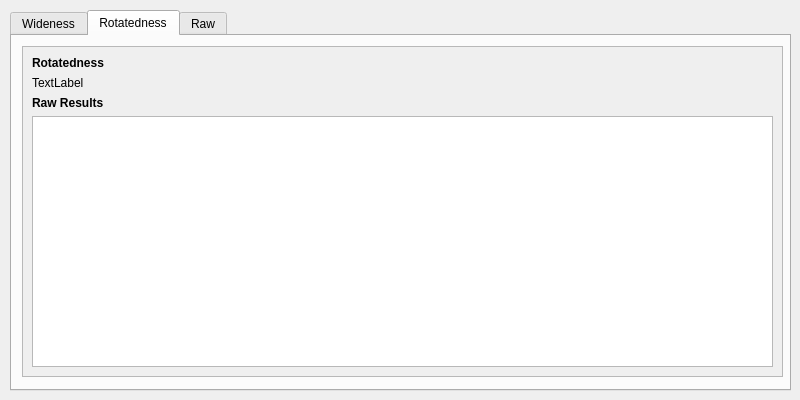
<?xml version="1.0" encoding="UTF-8"?>
<ui version="4.0">
 <class>ResultWindow</class>
 <widget class="QDialog" name="ResultWindow">
  <property name="geometry">
   <rect>
    <x>0</x>
    <y>0</y>
    <width>800</width>
    <height>400</height>
   </rect>
  </property>
  <property name="sizePolicy">
   <sizepolicy hsizetype="Expanding" vsizetype="Expanding">
    <horstretch>0</horstretch>
    <verstretch>0</verstretch>
   </sizepolicy>
  </property>
  <property name="minimumSize">
   <size>
    <width>720</width>
    <height>360</height>
   </size>
  </property>
  <property name="windowTitle">
   <string>Dialog</string>
  </property>
  <widget class="QTabWidget" name="tabWidget">
   <property name="geometry">
    <rect>
     <x>10</x>
     <y>10</y>
     <width>781</width>
     <height>381</height>
    </rect>
   </property>
   <property name="tabShape">
    <enum>QTabWidget::Rounded</enum>
   </property>
   <property name="currentIndex">
    <number>1</number>
   </property>
   <widget class="QWidget" name="tab">
    <attribute name="title">
     <string>Wideness</string>
    </attribute>
    <widget class="QWidget" name="horizontalLayoutWidget">
     <property name="geometry">
      <rect>
       <x>10</x>
       <y>10</y>
       <width>761</width>
       <height>331</height>
      </rect>
     </property>
     <layout class="QHBoxLayout" name="wideLayout">
      <property name="sizeConstraint">
       <enum>QLayout::SetMaximumSize</enum>
      </property>
      <item>
       <widget class="QScrollArea" name="widenessScrollArea">
        <property name="widgetResizable">
         <bool>true</bool>
        </property>
        <widget class="QWidget" name="scrollAreaWidgetContents">
         <property name="geometry">
          <rect>
           <x>0</x>
           <y>0</y>
           <width>749</width>
           <height>327</height>
          </rect>
         </property>
         <property name="sizePolicy">
          <sizepolicy hsizetype="Preferred" vsizetype="Preferred">
           <horstretch>0</horstretch>
           <verstretch>0</verstretch>
          </sizepolicy>
         </property>
         <layout class="QVBoxLayout" name="verticalLayout_4">
          <item>
           <layout class="QVBoxLayout" name="skewednessLayout">
            <item>
             <widget class="QLabel" name="skewednessTitle">
              <property name="text">
               <string>&lt;b&gt;Skewedness&lt;/b&gt;</string>
              </property>
             </widget>
            </item>
            <item>
             <widget class="QLabel" name="skewednessUpward">
              <property name="text">
               <string>TextLabel</string>
              </property>
             </widget>
            </item>
            <item>
             <widget class="QLabel" name="skewednessRightward">
              <property name="text">
               <string>TextLabel</string>
              </property>
             </widget>
            </item>
           </layout>
          </item>
          <item>
           <widget class="QFrame" name="frame">
            <property name="frameShape">
             <enum>QFrame::HLine</enum>
            </property>
            <property name="frameShadow">
             <enum>QFrame::Raised</enum>
            </property>
            <property name="lineWidth">
             <number>4</number>
            </property>
           </widget>
          </item>
          <item>
           <layout class="QVBoxLayout" name="widenessLayout">
            <item>
             <widget class="QLabel" name="widenessTitle">
              <property name="text">
               <string>&lt;b&gt;Wideness&lt;/b&gt;</string>
              </property>
             </widget>
            </item>
            <item>
             <widget class="QLabel" name="widenessHorizontal">
              <property name="text">
               <string>TextLabel</string>
              </property>
             </widget>
            </item>
            <item>
             <widget class="QLabel" name="widenessVertical">
              <property name="text">
               <string>TextLabel</string>
              </property>
             </widget>
            </item>
           </layout>
          </item>
          <item>
           <widget class="QFrame" name="frame_2">
            <property name="frameShape">
             <enum>QFrame::HLine</enum>
            </property>
            <property name="frameShadow">
             <enum>QFrame::Raised</enum>
            </property>
            <property name="lineWidth">
             <number>4</number>
            </property>
           </widget>
          </item>
          <item>
           <layout class="QVBoxLayout" name="widenessRawResultsLayout">
            <item>
             <widget class="QLabel" name="widenessRawResultsTitle">
              <property name="text">
               <string>&lt;b&gt;Raw Results&lt;/b&gt;</string>
              </property>
             </widget>
            </item>
            <item>
             <widget class="QTextEdit" name="widenessRawResults"/>
            </item>
           </layout>
          </item>
         </layout>
        </widget>
       </widget>
      </item>
      <item>
       <layout class="QVBoxLayout" name="wideGraphLayout"/>
      </item>
     </layout>
    </widget>
   </widget>
   <widget class="QWidget" name="tab_2">
    <attribute name="title">
     <string>Rotatedness</string>
    </attribute>
    <widget class="QWidget" name="horizontalLayoutWidget_2">
     <property name="geometry">
      <rect>
       <x>10</x>
       <y>10</y>
       <width>761</width>
       <height>331</height>
      </rect>
     </property>
     <layout class="QHBoxLayout" name="rotateLayout">
      <item>
       <widget class="QScrollArea" name="rotatednessScrollArea">
        <property name="widgetResizable">
         <bool>true</bool>
        </property>
        <widget class="QWidget" name="scrollAreaWidgetContents_2">
         <property name="geometry">
          <rect>
           <x>0</x>
           <y>0</y>
           <width>749</width>
           <height>327</height>
          </rect>
         </property>
         <layout class="QVBoxLayout" name="verticalLayout_2">
          <item>
           <layout class="QVBoxLayout" name="verticalLayout">
            <property name="sizeConstraint">
             <enum>QLayout::SetMaximumSize</enum>
            </property>
            <item>
             <widget class="QLabel" name="rotatednessTitle">
              <property name="text">
               <string>&lt;b&gt;Rotatedness&lt;/b&gt;</string>
              </property>
             </widget>
            </item>
            <item>
             <widget class="QLabel" name="rotatednessResult">
              <property name="text">
               <string>TextLabel</string>
              </property>
             </widget>
            </item>
           </layout>
          </item>
          <item>
           <layout class="QVBoxLayout" name="verticalLayout_5">
            <item>
             <widget class="QLabel" name="rotatednessRawResultsTitle">
              <property name="text">
               <string>&lt;b&gt;Raw Results&lt;/b&gt;</string>
              </property>
             </widget>
            </item>
            <item>
             <widget class="QTextEdit" name="rotatednessRawResults"/>
            </item>
           </layout>
          </item>
         </layout>
        </widget>
       </widget>
      </item>
      <item>
       <layout class="QVBoxLayout" name="rotateGraphLayout"/>
      </item>
     </layout>
    </widget>
   </widget>
   <widget class="QWidget" name="tab_3">
    <attribute name="title">
     <string>Raw</string>
    </attribute>
    <widget class="QTextEdit" name="rawText">
     <property name="geometry">
      <rect>
       <x>10</x>
       <y>10</y>
       <width>761</width>
       <height>331</height>
      </rect>
     </property>
    </widget>
   </widget>
  </widget>
 </widget>
 <resources/>
 <connections/>
</ui>
